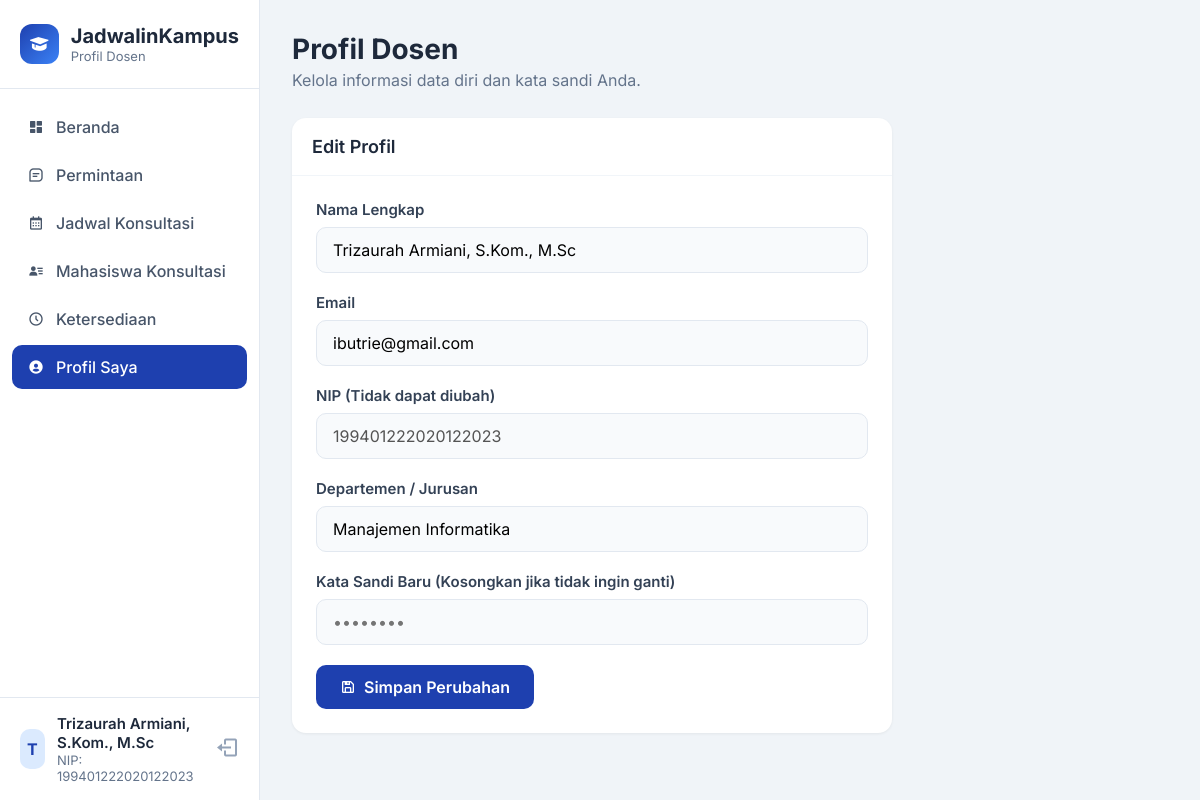
/dosen/profil.php (signed in), run on the app's committed database.
### tables this page shows
CREATE TABLE `pengguna` (
  `id` int(11) NOT NULL,
  `nama` varchar(100) NOT NULL,
  `email` varchar(100) NOT NULL,
  `kata_sandi` varchar(255) NOT NULL,
  `peran` enum('mahasiswa','dosen','admin') NOT NULL,
  `nim` varchar(20) DEFAULT NULL,
  `nip` varchar(30) DEFAULT NULL,
  `jurusan` varchar(100) DEFAULT NULL,
  `dibuat_pada` timestamp NOT NULL DEFAULT current_timestamp()
);

### config.php (called while the page is built, shortened)
<?php
$host = 'localhost';
$dbname = 'ujikom_konsultasi';
$username = 'root';
$password = '';
try {
    $pdo = new PDO("mysql:host=$host;dbname=$dbname;charset=utf8mb4", $username, $password);
    $pdo->setAttribute(PDO::ATTR_ERRMODE, PDO::ERRMODE_EXCEPTION);
    $pdo->setAttribute(PDO::ATTR_DEFAULT_FETCH_MODE, PDO::FETCH_ASSOC);
} catch (PDOException $e) {
    die("Koneksi database gagal: " . $e->getMessage());
}
function sudahLogin() {
    return isset($_SESSION['pengguna_id']);
}
function ambilPengguna() {
    global $pdo;
    $stmt = $pdo->prepare("SELECT * FROM pengguna WHERE id = ?");
    $stmt->execute([$_SESSION['pengguna_id']]);
    return $stmt->fetch();
}
?>

### dosen/profil.php (the view, shortened to what this page needs)
<?php
require_once __DIR__ . '/../config.php';
$user = ambilPengguna();
?>
<!DOCTYPE html>
<html lang="id">
<head>
    <link href="https://unpkg.com/boxicons@2.1.4/css/boxicons.min.css" rel="stylesheet">
</head>
<body>
    <aside class="sidebar">
        <div class="sidebar-brand"><div class="icon"><i class='bx bxs-graduation'></i></div><div><h2>JadwalinKampus</h2><small>Profil Dosen</small></div></div>
        <nav class="sidebar-nav">
            <a href="dashboard.php"><i class='bx bxs-dashboard'></i> Beranda</a>
            <a href="permintaan.php"><i class='bx bx-message-square-detail'></i> Permintaan</a>
            <a href="jadwal.php"><i class='bx bx-calendar'></i> Jadwal Konsultasi</a>
            <a href="mahasiswa.php"><i class='bx bxs-user-detail'></i> Mahasiswa Konsultasi</a>
            <a href="ketersediaan.php"><i class='bx bx-time-five'></i> Ketersediaan</a>
            <a href="profil.php" class="active"><i class='bx bxs-user-circle'></i> Profil Saya</a>
        </nav>
        <div class="sidebar-user"><div class="avatar"><?= strtoupper(substr($user['nama'],0,1)) ?></div><div class="info"><div style="font-size:15px;font-weight:600"><?= htmlspecialchars($user['nama']) ?></div><div style="font-size:13px;color:#64748B">NIP: <?= $user['nip'] ?></div></div><a href="../logout.php" style="color:#94A3B8;font-size:24px"><i class='bx bx-log-out'></i></a></div>
    </aside>
    <div class="main">
        <h1 class="page-title">Profil Dosen</h1>
        <p class="page-subtitle">Kelola informasi data diri dan kata sandi Anda.</p>
        <div class="card">
            <div class="card-header">Edit Profil</div>
            <div class="card-body">
                <form method="POST">
                    <div class="form-group"><label>Nama Lengkap</label><input type="text" name="nama" class="form-control" value="<?= htmlspecialchars($user['nama']) ?>" required></div>
                    <div class="form-group"><label>Email</label><input type="email" name="email" class="form-control" value="<?= htmlspecialchars($user['email']) ?>" required></div>
                    <div class="form-group"><label>NIP (Tidak dapat diubah)</label><input type="text" class="form-control" value="<?= $user['nip'] ?>" disabled></div>
                    <div class="form-group"><label>Departemen / Jurusan</label><input type="text" name="jurusan" class="form-control" value="<?= htmlspecialchars($user['jurusan']) ?>" required></div>
                    <div class="form-group"><label>Kata Sandi Baru (Kosongkan jika tidak ingin ganti)</label><input type="password" name="password" class="form-control" placeholder="••••••••"></div>
                    <button type="submit" class="btn btn-primary"><i class='bx bx-save'></i> Simpan Perubahan</button>
                </form>
            </div>
        </div>
    </div>
</body>
</html>

### dosen/profil.php (style rules this page uses)
*,*::before,*::after { margin:0;padding:0;box-sizing:border-box }
body { font-family:'Inter',sans-serif;background:#F0F4F8;min-height:100vh;display:flex;color:#1E293B }
.sidebar { width:260px;background:#fff;border-right:1px solid #E2E8F0;height:100vh;position:fixed;top:0;left:0;display:flex;flex-direction:column;z-index:100 }
.sidebar-brand { padding:24px 20px;display:flex;align-items:center;gap:12px;border-bottom:1px solid #E2E8F0 }
.sidebar-brand .icon { width:40px;height:40px;background:linear-gradient(135deg,#1E40AF,#3B82F6);border-radius:12px;display:flex;align-items:center;justify-content:center;color:#fff;font-size:22px }
.sidebar-brand h2 { font-size:20px;font-weight:700 }
.sidebar-brand small { font-size:13px;color:#64748B;display:block }
.sidebar-nav { padding:16px 12px;flex:1 }
.sidebar-nav a { display:flex;align-items:center;gap:12px;padding:12px 16px;border-radius:10px;color:#475569;text-decoration:none;font-size:16px;font-weight:500;margin-bottom:4px;transition:all .2s }
.sidebar-nav a.active { background:#1E40AF;color:#fff }
.sidebar-user { padding:16px 20px;border-top:1px solid #E2E8F0;display:flex;align-items:center;gap:12px }
.sidebar-user .avatar { width:40px;height:40px;background:#DBEAFE;border-radius:10px;display:flex;align-items:center;justify-content:center;color:#1E40AF;font-weight:700;font-size:16px }
.main { margin-left:260px;flex:1;padding:32px;min-height:100vh }
.page-title { font-size:28px;font-weight:700;margin-bottom:4px }
.page-subtitle { color:#64748B;font-size:16px;margin-bottom:28px }
.card { background:#fff;border-radius:14px;box-shadow:0 1px 3px rgba(0,0,0,.06);max-width:600px }
.card-header { padding:18px 20px;border-bottom:1px solid #F1F5F9;font-weight:600;font-size:18px }
.card-body { padding:24px }
.form-group { margin-bottom:20px }
.form-group label { display:block;font-size:15px;font-weight:600;color:#334155;margin-bottom:8px }
.form-control { width:100%;padding:12px 16px;border:1.5px solid #E2E8F0;border-radius:10px;font-family:inherit;font-size:16px;outline:none;background:#F8FAFC }
.btn { padding:12px 24px;border-radius:10px;font-family:inherit;font-size:16px;font-weight:600;cursor:pointer;border:none;display:inline-flex;align-items:center;gap:8px;transition:all .2s;text-decoration:none }
.btn-primary { background:#1E40AF;color:#fff }

### data on the page
pengguna: nama "T", nama "Trizaurah Armiani, S.Kom., M.Sc", nip "199401222020122023", email "ibutrie@gmail.com", jurusan "Manajemen Informatika"
